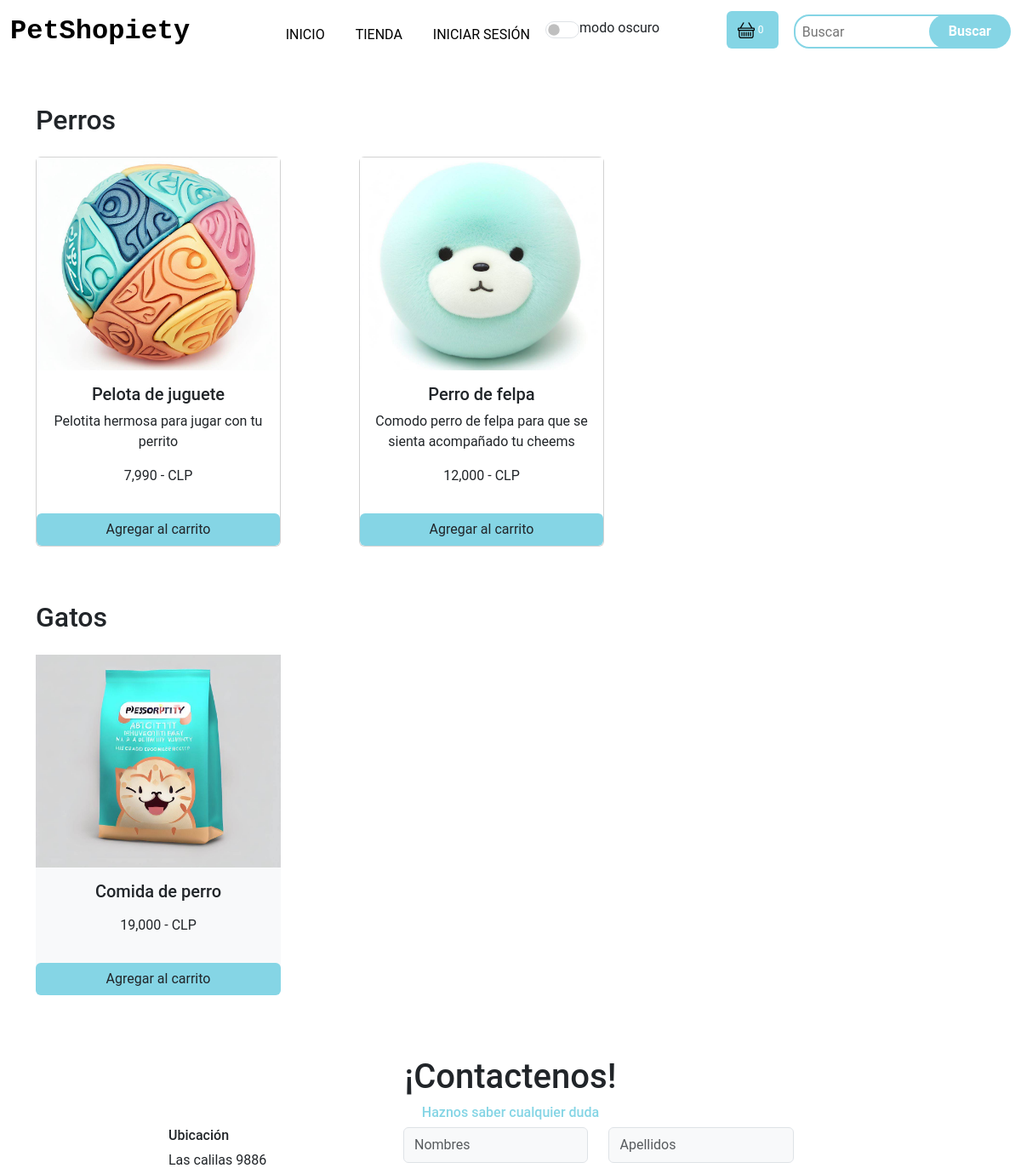
The app's page /tienda (upper part), older data.
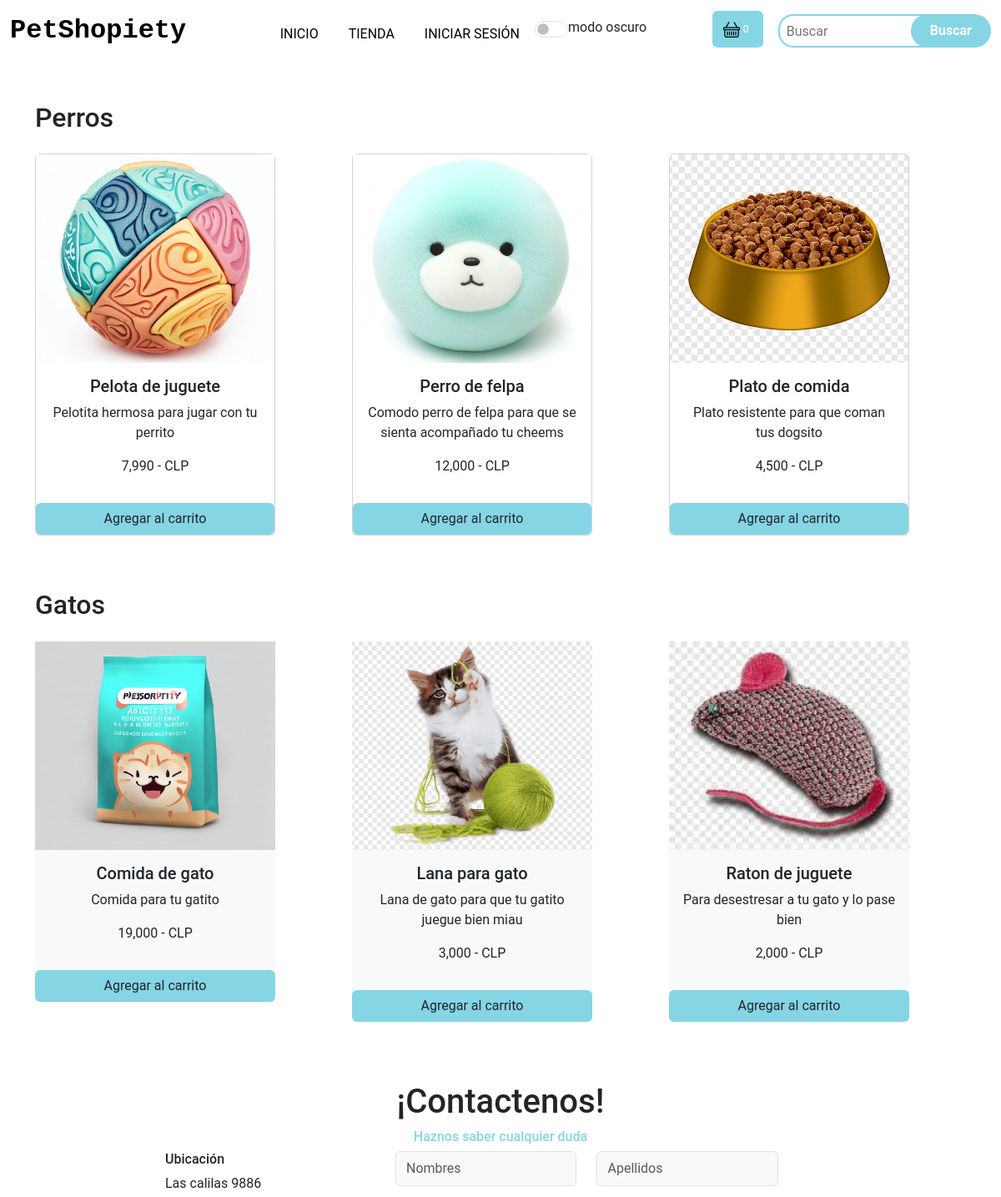
The same page, newer data.
### apps/PetShopiety/models.py (models this page shows, shortened)
class Producto(models.Model):
    sku = models.IntegerField(primary_key=True)
    nombre = models.CharField(max_length=50)
    stock = models.IntegerField()
    precio = models.IntegerField()
    descripcion = models.CharField(max_length=200)
    id_cat = models.ForeignKey(Categoria, on_delete=models.CASCADE)
    img_url = models.ImageField(upload_to='imagenesProducto')

### apps/PetShopiety/views.py (the view)
# urls.py: path('tienda', views.cargarTienda),
def cargarTienda(request):
    if request.user.is_authenticated:
        comprador = request.user.comprador
        orden, created = Orden.objects.get_or_create(
            comprador=comprador, completado=False)
        items = orden.itemsorden_set.all()
        cartItems = orden.obtener_total_items
    else:
        items = []
        orden = {"obtener_total_carrito": 0,
                 "obtener_total_items": 0, 'shipping': False}
        cartItems = orden['obtener_total_items']
    productos = Producto.objects.all()
    categoria_perros = Producto.objects.filter(id_cat=1)
    categoria_gatos = Producto.objects.filter(id_cat=2)
    return render(request, "tienda.html", {"prod": productos, "cate_gatos": categoria_gatos, "cate_perros": categoria_perros, 'cartItems': cartItems, 'items': items})

### apps/PetShopiety/templates/tienda.html (shortened to what the changed rows need)
<html lang="en">
{%load static%}
{%load humanize %}
<head>
  <link href="https://cdn.jsdelivr.net/npm/bootstrap@5.3.0-alpha3/dist/css/bootstrap.min.css" rel="stylesheet"
 />
  <link rel="stylesheet" href="https://cdn.jsdelivr.net/npm/bootstrap-icons@1.10.5/font/bootstrap-icons.css">
  {% block head %}
  <link rel="stylesheet" href="{% static 'css/style.css' %}">
  {% endblock %}
</head>
<body>
  <div class="container">
    <div class="row mt-5">
      <h2>Perros</h2>
      {% for p in cate_perros %}
      <div class="col-lg-4 text-center my-3">
        <div class="card" style="width: 18rem;">
          {%if p.img_url.url%}
          <img src="{{p.img_url.url}}" class="img-fluid product-img" alt="...">
          {%else %}
          <img src="{{p.imgURL}}" class="img-fluid product-img" alt="...">
          {% endif %}
          <div class="card-body">
            <h5 class="card-title">{{p.nombre}}</h5>
            <p class="card-text">{{p.descripcion}}</p>
            <p>{{p.precio|intcomma}} - CLP</p>
          </div>
          <button data-product="{{p.sku}}" data-action="add" class="btn comprar" href="/({{p.sku}})">Agregar al
            carrito</button>
        </div>
      </div>
      {% endfor %}
    </div>
    <div class="row mt-5">
      <h2>Gatos</h2>
      {% for p in cate_gatos %}
      <div class="col-lg-4 text-center my-3">
        <div class="card border-0 bg-light mb-2" style="width: 18rem;">
          {%if p.img_url.url%}
          <img src="{{p.img_url.url}}" class="img-fluid product-img" alt="...">
          {%else %}
          <img src="{{p.img_url}}" class="img-fluid product-img" alt="...">
          {% endif %}
          <div class="card-body">
            <h5 class="card-title">{{p.nombre}}</h5>
            <p class="card-text">{{p.descripcion}}</p>
            <p>{{p.precio | intcomma }} - CLP</p>
          </div>
          <button data-product="{{p.sku}}" data-action="add" class="btn comprar" href="/({{p.sku}})">Agregar al
            carrito</button>
        </div>
      </div>
      {% endfor %}
    </div>
  </div>
  <section class="contact m-5" id="contact">
    <div class="container">
      <div class="row">
        <div class="col-lg-5 m-auto text-center">
          <h1>¡Contactenos!</h1>
        </div>
      </div>
    </div>
  </section>
</body>
</html>

Row changes from the older to the newer data that the page shows:
added Producto: img_url (picture), nombre "Plato de comida", descripcion "Plato resistente para que coman tus dogsito", precio "4,500", shown under "Perros"
changed Producto: nombre "Comida de perro" → "Comida de gato"; descripcion (not shown) → "Comida para tu gatito"
added Producto: img_url (picture), nombre "Lana para gato", descripcion "Lana de gato para que tu gatito juegue bien miau", precio "3,000", shown under "Gatos"
added Producto: img_url (picture), nombre "Raton de juguete", descripcion "Para desestresar a tu gato y lo pase bien", precio "2,000", shown under "Gatos"
